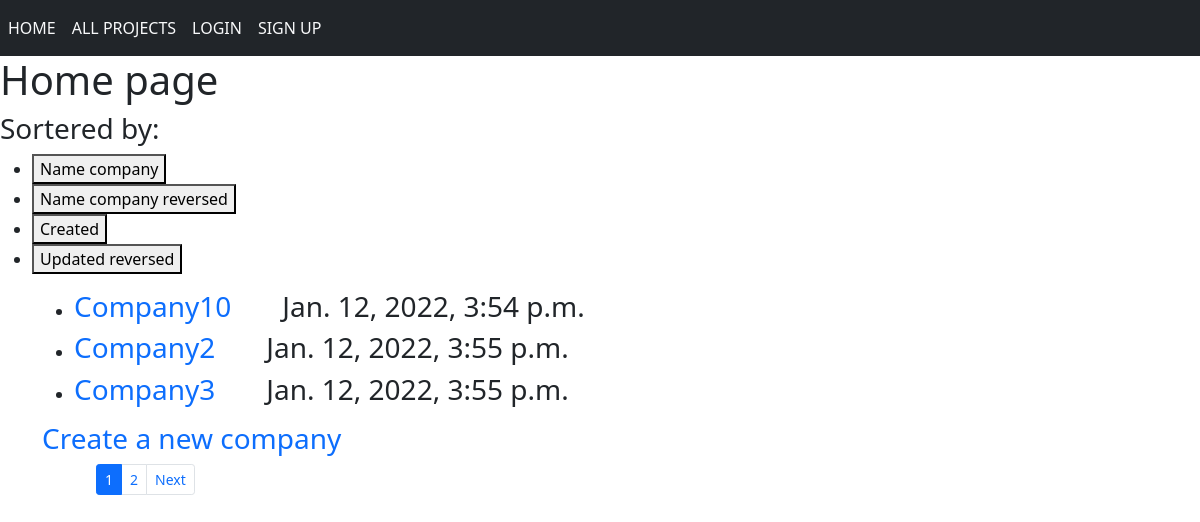
The app's page /, older data.
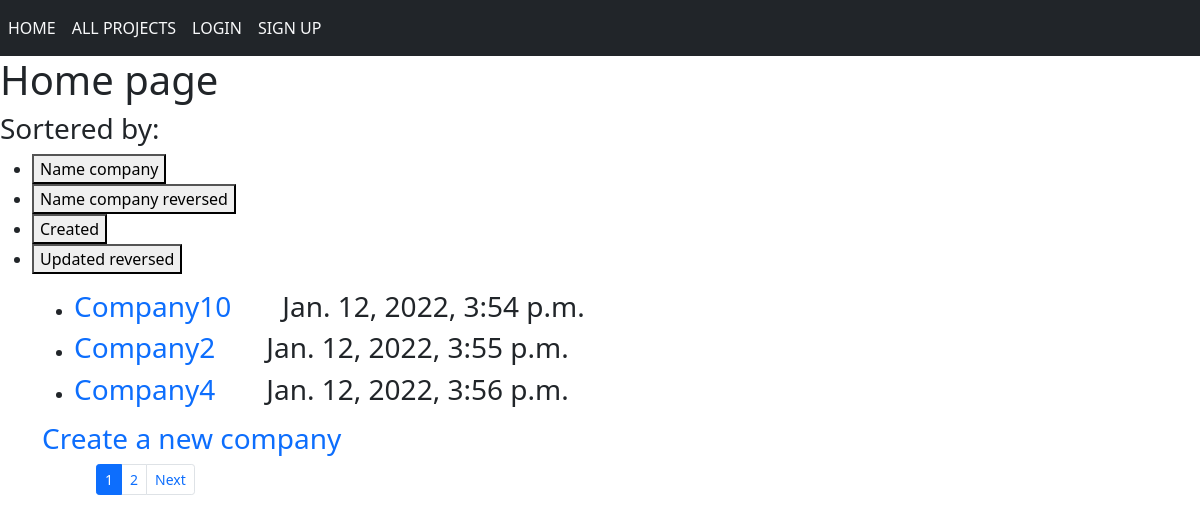
The same page, newer data.
### clients/models.py (models this page shows, shortened)
class Client(models.Model):
    name_company = models.CharField(max_length=200)
    full_name_user = models.CharField(max_length=100)
    company_description = tinymce_models.HTMLField('Description')
    created = models.DateTimeField(auto_now_add=True)
    updated = models.DateTimeField(auto_now=True)
    address = models.CharField(max_length=200)
    def get_absolute_url(self):
        return reverse('client_about', kwargs={'client_id': self.pk})

### clients/views.py (the view)
# urls.py: path('', Home.as_view(), name='home'),
class Home(ListView):
    model = Client
    paginate_by = 3
    template_name = 'clients/home.html'
    context_object_name = 'client_info'
    extra_context = {'title': 'Home page'}
    def get_ordering(self):
        return self.request.GET.get('orderby')

### clients/templates/clients/home.html (shortened to what this page needs)
{% extends 'clients/base.html' %}
{% block content %}
<h1>{{title}}</h1>
  <form action="{% url 'home' %}" method="get">
    <div>
      <h3>Sortered by:</h3>
      <ul>
        <li><button type="submit" name="orderby" value="name_company">Name company</button></li>
        <li><button type="submit" name="orderby" value="-name_company">Name company reversed</button></li>
        <li><button type="submit" name="orderby" value="created">Created</button></li>
        <li><button type="submit" name="orderby" value="-updated">Updated reversed</button></li>
      </ul>
    </div>
  </form>
<div class="container">
  <ul>
  {% for field in client_info %}
    <li>
      <h3><a href="{{ field.get_absolute_url }}">{{field.name_company}}</a>
      &nbsp; &nbsp; &nbsp; {{field.created}}</h3>
    </li>
  {% endfor %}
    </ul>
  <h3><a href="{% url 'client_create' %}">Create a new company</a></h3>
</div>
{% endblock %}

Row changes from the older to the newer data that the page shows:
removed Client: name_company "Company3", created "Jan. 12, 2022, 3:55 p.m."
now on this page (row unchanged): Client: name_company "Company4", created "Jan. 12, 2022, 3:56 p.m."
